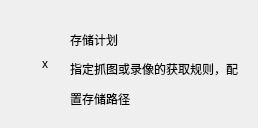
<?xml version="1.0" encoding="UTF-8"?>
<ui version="4.0">
 <class>commonPageWgt</class>
 <widget class="QWidget" name="commonPageWgt">
  <property name="geometry">
   <rect>
    <x>0</x>
    <y>0</y>
    <width>256</width>
    <height>128</height>
   </rect>
  </property>
  <property name="windowTitle">
   <string>Form</string>
  </property>
  <layout class="QHBoxLayout" name="horizontalLayout">
   <item>
    <widget class="QWidget" name="widget" native="true">
     <layout class="QHBoxLayout" name="horizontalLayout_3">
      <item>
       <layout class="QHBoxLayout" name="horizontalLayout_2">
        <property name="spacing">
         <number>0</number>
        </property>
        <item>
         <widget class="QLabel" name="label">
          <property name="minimumSize">
           <size>
            <width>50</width>
            <height>50</height>
           </size>
          </property>
          <property name="text">
           <string>x</string>
          </property>
          <property name="alignment">
           <set>Qt::AlignCenter</set>
          </property>
         </widget>
        </item>
        <item>
         <widget class="QWidget" name="widget_2" native="true">
          <layout class="QVBoxLayout" name="verticalLayout">
           <property name="spacing">
            <number>0</number>
           </property>
           <property name="leftMargin">
            <number>0</number>
           </property>
           <property name="topMargin">
            <number>0</number>
           </property>
           <property name="rightMargin">
            <number>0</number>
           </property>
           <property name="bottomMargin">
            <number>0</number>
           </property>
           <item>
            <widget class="QLabel" name="tittleLabel">
             <property name="styleSheet">
              <string notr="true">#tittleLabel{
   font:14px &quot;微软雅黑&quot;;
}</string>
             </property>
             <property name="text">
              <string>存储计划</string>
             </property>
            </widget>
           </item>
           <item>
            <widget class="QLabel" name="contentLabel">
             <property name="styleSheet">
              <string notr="true">#contentLabel{
    font:12px &quot;微软雅黑&quot;;
}</string>
             </property>
             <property name="text">
              <string>&lt;html&gt;&lt;head/&gt;&lt;body&gt;&lt;p&gt;指定抓图或录像的获取规则，配&lt;/p&gt;&lt;p&gt;置存储路径&lt;/p&gt;&lt;/body&gt;&lt;/html&gt;</string>
             </property>
            </widget>
           </item>
          </layout>
         </widget>
        </item>
       </layout>
      </item>
     </layout>
    </widget>
   </item>
  </layout>
 </widget>
 <resources/>
 <connections/>
</ui>
